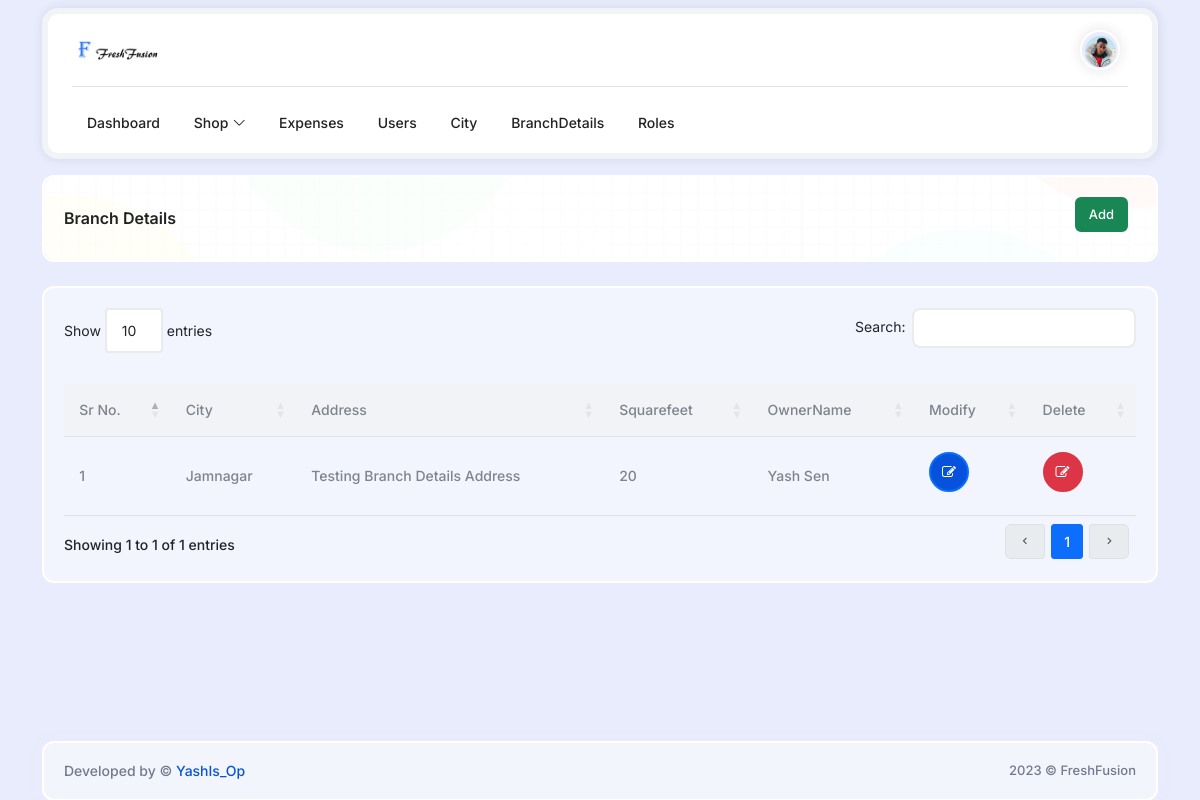
Page /pages/branchdetails/index.php on the committed database.
### tables this page shows
CREATE TABLE
    `BranchDetails` (
        `Id` INT NOT NULL PRIMARY KEY AUTO_INCREMENT,
        `CityId` INT NOT NULL,
        `Address` VARCHAR(255) NOT NULL,
        `Squarefeet` INT NOT NULL,
        `OwnerName` VARCHAR(255) NOT NULL,
        FOREIGN KEY (`CityId`) REFERENCES `City` (`Id`)
    );

CREATE TABLE
    `City` (
        `Id` INT NOT NULL PRIMARY KEY AUTO_INCREMENT,
        `Name` VARCHAR(255) NOT NULL
    );

### includes/init.php (called while the page is built, shortened)
<?php
$connection = new PDO("mysql:host=localhost;port=3306;dbname=FreshFusion", "root", "");
function select($query, $params = null)
{
    global $connection;
    $statement = $connection->prepare($query);
    $statement->execute($params);
    $rows = $statement->fetchAll(PDO::FETCH_ASSOC);
    return $rows;
}

### pages/branchdetails/index.php (the view, shortened to what this page needs)
<?php
require ('../../includes/init.php');
$branchDetails = select("SELECT BranchDetails.Id, BranchDetails.Address, BranchDetails.Squarefeet, BranchDetails.OwnerName, City.Name FROM BranchDetails INNER JOIN City ON BranchDetails.CityId = City.Id");
$index = 0;
include pathOf('includes/header.php');
include pathOf('includes/navbar.php');
?>
<div class="main-content">
    <div class="content-wraper-area">
        <div class="data-table-area">
            <div class="container">
                <div class="row g-4">
                    <div class="col-12">
                        <div class="card">
                            <div class="card-body card-breadcrumb">
                                <div class="page-title-box d-flex align-items-center justify-content-between">
                                    <h4 class="mb-0">Branch Details</h4>
                                    <div class="page-title-right">
                                        <ol class="breadcrumb m-0">
                                            <li class="breadcrumb-item active"> <a href="./add"
                                                    class="btn btn-success mb-2 me-2">Add</a> </li>
                                        </ol>
                                    </div>
                                </div>
                            </div>
                        </div>
                    </div>
                    <div class="col-12">
                        <div class="card">
                            <div class="card-body">
                                <table id="selection-datatable" class="table dt-responsive nowrap w-100">
                                    <thead>
                                        <tr>
                                            <th>Sr No.</th>
                                            <th>City</th>
                                            <th>Address</th>
                                            <th>Squarefeet</th>
                                            <th>OwnerName</th>
                                            <th>Modify</th>
                                            <th>Delete</th>
                                        </tr>
                                    </thead>
                                    <tbody>
                                        <?php foreach ($branchDetails as $branchDetail): ?>
                                            <tr>
                                                <td><?= $index += 1 ?></td>
                                                <td><?= $branchDetail['Name'] ?></td>
                                                <td><?= $branchDetail['Address'] ?></td>
                                                <td><?= $branchDetail['Squarefeet'] ?></td>
                                                <td><?= $branchDetail['OwnerName'] ?></td>
                                                <form action="./update" method="post">
                                                    <td>
                                                        <button type="submit" class="btn btn-primary btn-circle mb-2">
                                                            <i class="fa fa-edit"></i>
                                                        </button>
                                                    </td>
                                                </form>
                                                <td>
                                                    <button type="submit" class="btn btn-danger btn-circle mb-2"
                                                        onclick="deleteBranch(<?= $branchDetail['Id'] ?>)">
                                                        <i class="fa fa-edit"></i>
                                                    </button>
                                                </td>
                                            </tr>
                                        <?php endforeach; ?>
                                    </tbody>
                                </table>
                            </div>
                        </div>
                    </div>
                </div>
            </div>
        </div>
    </div>
    <?php
    include pathOf('includes/footer.php');
    ?>
    <?php
    include pathOf('includes/pageEnd.php');
    ?>

### assets/css/classynav.css (style rules this page uses)
.justify-content-between { -webkit-box-pack: justify; -ms-flex-pack: justify; justify-content: space-between }

### rows in the picture
branchdetails: CityId.Name "Jamnagar", Address "Testing Branch Details Address", Squarefeet "20", OwnerName "Yash Sen"
